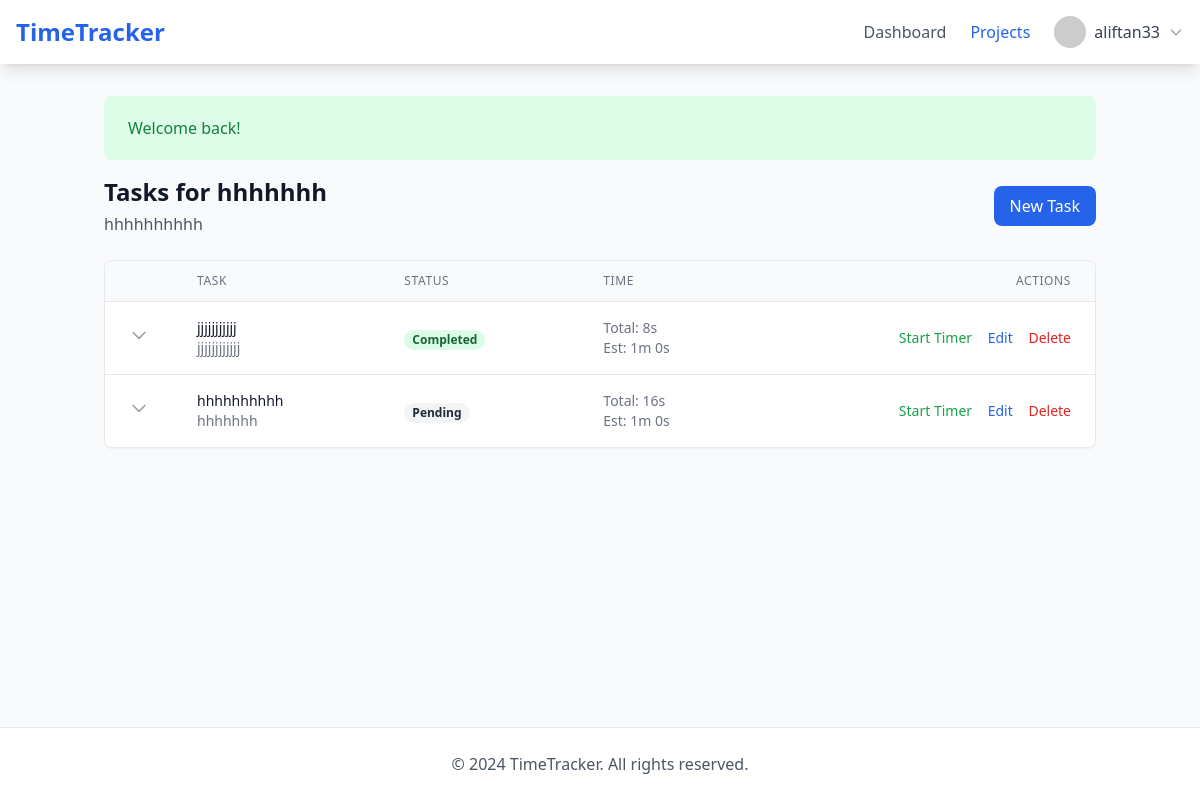
/projects/3/tasks (signed in), run on the app's committed database.
### tables this page shows
CREATE TABLE users (
    id INTEGER PRIMARY KEY AUTOINCREMENT,
    username TEXT NOT NULL UNIQUE,
    email TEXT NOT NULL UNIQUE,
    password TEXT NOT NULL,
    created_at DATETIME DEFAULT CURRENT_TIMESTAMP
);

CREATE TABLE projects (
    id INTEGER PRIMARY KEY AUTOINCREMENT,
    user_id INTEGER,
    name TEXT NOT NULL,
    description TEXT,
    is_active INTEGER DEFAULT 1,
    created_at DATETIME DEFAULT CURRENT_TIMESTAMP,
    FOREIGN KEY (user_id) REFERENCES users(id)
);

CREATE TABLE tasks (
    id INTEGER PRIMARY KEY AUTOINCREMENT,
    project_id INTEGER,
    name TEXT NOT NULL,
    description TEXT,
    estimated_time REAL,
    status TEXT DEFAULT 'pending',
    created_at DATETIME DEFAULT CURRENT_TIMESTAMP,
    FOREIGN KEY (project_id) REFERENCES projects(id)
);

### src/Controllers/BaseController.php (called while the page is built, shortened)
<?php
class BaseController
{
    protected function view($view, $data = [])
    {
        try {
            $viewPath = __DIR__ . '/../../views/' . $view . '.php';
            require $viewPath;
            $layoutPath = __DIR__ . '/../../views/layouts/app.php';
            require $layoutPath;
        } catch (Exception $e) {
            while (ob_get_level() > 0) {
                ob_end_clean();
            }
            echo "Error: " . $e->getMessage();
        }
    }
}

### src/Controllers/TaskController.php (called while the page is built, shortened)
<?php
class TaskController extends BaseController
{
    private $task;
    private $project;
    public function __construct()
    {
        $this->task = new Task();
        $this->project = new Project();
    }
    public function index($projectId)
    {
        $project = $this->project->find($projectId);
        $tasks = $this->task->getProjectTasks($projectId);
        $this->view('tasks/index', [
            'title' => $project['name'] . ' - Tasks',
            'tasks' => $tasks,
            'project' => $project
        ]);
    }
}

### src/Helpers/Database.php (called while the page is built, shortened)
<?php
class Database {
    private static $instance = null;
    private $connection;
    private function __construct() {
        $config = require_once __DIR__ . '/../../config/database.php';
        try {
            $dbDir = dirname($config['path']);
            $this->connection = new SQLite3($config['path']);
            $this->connection->enableExceptions(true);
        } catch(Exception $e) {
            die("Database connection failed: " . $e->getMessage());
        }
    }
    public static function getInstance() {
        if (self::$instance === null) {
            self::$instance = new self();
        }
        return self::$instance;
    }
    public function query($sql) {
        return $this->connection->query($sql);
    }
    public function prepare($sql) {
        return $this->connection->prepare($sql);
    }
    private function initializeSchema() {
        $schema = file_get_contents(__DIR__ . '/../../database/schema.sql');
        $statements = explode(';', $schema);
    }
}

### src/Models/Project.php (called while the page is built, shortened)
<?php
class Project
{
    private $db;
    public function __construct()
    {
        $this->db = Database::getInstance();
    }
    public function find($id)
    {
        $stmt = $this->db->prepare('SELECT * FROM projects WHERE id = :id');
        $stmt->bindValue(':id', $id, SQLITE3_INTEGER);
        $result = $stmt->execute();
        return $result->fetchArray(SQLITE3_ASSOC);
    }
}

### config/database.php (called while the page is built)
<?php
return [
    'path' => __DIR__ . '/../database/timetracker.sqlite'
];

### src/Models/Task.php (called while the page is built, shortened)
<?php
class Task
{
    private $db;
    public function __construct()
    {
        $this->db = Database::getInstance();
    }
    public function getProjectTasks($projectId)
    {
        $stmt = $this->db->prepare('
            SELECT t.*,
                p.name as project_name,
                t.estimated_time,
                COALESCE(SUM((strftime("%s", tm.end_time) - strftime("%s", tm.start_time))), 0) as tracked_seconds
            FROM tasks t
            JOIN projects p ON t.project_id = p.id
            LEFT JOIN timers tm ON t.id = tm.task_id AND tm.end_time IS NOT NULL
            WHERE t.project_id = :project_id
            GROUP BY t.id
            ORDER BY t.created_at DESC
        ');
        $stmt->bindValue(':project_id', $projectId, SQLITE3_INTEGER);
        $result = $stmt->execute();
        $tasks = [];
        while ($row = $result->fetchArray(SQLITE3_ASSOC)) {
            $tasks[] = $row;
        }
        return $tasks;
    }
}

### src/Helpers/TimeFormatter.php (called while the page is built, shortened)
<?php
class TimeFormatter
{
    public static function formatDuration($seconds)
    {
        $seconds = abs($seconds);
        if ($seconds < 60) {
            return $seconds . "s";
        } elseif ($seconds < 3600) {
            $minutes = floor($seconds / 60);
            $secs = $seconds % 60;
            return "{$minutes}m {$secs}s";
        } else {
            $hours = floor($seconds / 3600);
            $minutes = floor(($seconds % 3600) / 60);
            $secs = $seconds % 60;
            return "{$hours}h {$minutes}m {$secs}s";
        }
    }
}

### src/Helpers/Auth.php (called while the page is built, shortened)
<?php
class Auth
{
    public static function check()
    {
        return isset($_SESSION['user_id']);
    }
    public static function user()
    {
        if (self::check()) {
            $user = new User();
            return $user->find($_SESSION['user_id']);
        }
        return null;
    }
}

### src/Helpers/NavigationHelper.php (called while the page is built)
<?php
class NavigationHelper
{
    public static function isActive($path)
    {
        $currentPath = parse_url($_SERVER['REQUEST_URI'], PHP_URL_PATH);
        return strpos($currentPath, $path) !== false ? 'text-blue-600 font-medium' : 'text-gray-600';
    }
}

### src/Models/User.php (called while the page is built, shortened)
<?php
class User
{
    private $db;
    public function __construct()
    {
        $this->db = Database::getInstance();
    }
    public function find($id)
    {
        $stmt = $this->db->prepare('SELECT * FROM users WHERE id = :id');
        $stmt->bindValue(':id', $id, SQLITE3_INTEGER);
        $result = $stmt->execute();
        return $result->fetchArray(SQLITE3_ASSOC);
    }
}

### views/tasks/index.php (the view, shortened to what this page needs)
<div class="space-y-6">
    <div class="flex justify-between items-center">
        <div>
            <h1 class="text-2xl font-bold text-gray-900">
                <?php if (isset($project)): ?>
                    Tasks for <?php echo htmlspecialchars($project['name']); ?>
                <?php else: ?>
                    All Tasks
                <?php endif; ?>
            </h1>
            <?php if (isset($project)): ?>
                <p class="text-gray-600 mt-1"><?php echo htmlspecialchars($project['description']); ?></p>
            <?php endif; ?>
        </div>
        <?php if (isset($project)): ?>
            <a href="/timetracker-php/projects/<?php echo $project['id']; ?>/tasks/create"
                class="bg-blue-600 text-white px-4 py-2 rounded-lg hover:bg-blue-700">
                New Task
            </a>
        <?php endif; ?>
    </div>
    <div class="bg-white rounded-lg shadow-sm border overflow-hidden">
        <?php if (!empty($tasks)): ?>
            <table class="min-w-full divide-y divide-gray-200">
                <thead class="bg-gray-50">
                    <tr>
                        <th class="w-8 px-6 py-3"></th>
                        <th class="px-6 py-3 text-left text-xs font-medium text-gray-500 uppercase tracking-wider">Task</th>
                        <th class="px-6 py-3 text-left text-xs font-medium text-gray-500 uppercase tracking-wider">Status</th>
                        <th class="px-6 py-3 text-left text-xs font-medium text-gray-500 uppercase tracking-wider">Time</th>
                        <th class="px-6 py-3 text-right text-xs font-medium text-gray-500 uppercase tracking-wider">Actions</th>
                    </tr>
                </thead>
                <tbody class="bg-white divide-y divide-gray-200">
                    <?php foreach ($tasks as $task): ?>
                        <tr class="hover:bg-gray-50 transition-colors">
                            <td class="px-6 py-4">
                                <button onclick="toggleTimerHistory(<?php echo $task['id']; ?>)"
                                    class="text-gray-400 hover:text-gray-600">
                                    <svg class="w-5 h-5 transform transition-transform duration-200"
                                        id="expand-icon-<?php echo $task['id']; ?>"
                                        fill="none"
                                        stroke="currentColor"
                                        viewBox="0 0 24 24">
                                        <path stroke-linecap="round"
                                            stroke-linejoin="round"
                                            stroke-width="2"
                                            d="M19 9l-7 7-7-7" />
                                    </svg>
                                </button>
                            </td>
                            <td class="px-6 py-4">
                                <div class="text-sm font-medium text-gray-900">
                                    <?php echo htmlspecialchars($task['name']); ?>
                                </div>
                                <?php if (!empty($task['description'])): ?>
                                    <div class="text-sm text-gray-500">
                                        <?php echo htmlspecialchars($task['description']); ?>
                                    </div>
                                <?php endif; ?>
                            </td>
                            <td class="px-6 py-4">
                                <span class="px-2 inline-flex text-xs leading-5 font-semibold rounded-full
                                    <?php echo match ($task['status']) {
                                        'completed' => 'bg-green-100 text-green-800',
                                        'in_progress' => 'bg-blue-100 text-blue-800',
                                        default => 'bg-gray-100 text-gray-800'
                                    }; ?>">
                                    <?php echo ucfirst(str_replace('_', ' ', $task['status'])); ?>
                                </span>
                            </td>
                            <td class="px-6 py-4 text-sm text-gray-500">
                                <div class="flex flex-col">
                                    <span>Total: <?php echo TimeFormatter::formatDuration($task['tracked_seconds']); ?></span>
                                    <span>Est: <?php echo TimeFormatter::formatDuration($task['estimated_time'] * 60); ?></span>
                                </div>
                            </td>
                            <td class="px-6 py-4 text-right text-sm font-medium space-x-3">
                                <a href="#"
                                    onclick="startTimer(<?php echo $task['id']; ?>); return false;"
                                    class="text-green-600 hover:text-green-900">
                                    Start Timer
                                </a>
                                <a href="/timetracker-php/projects/<?php echo $project['id']; ?>/tasks/<?php echo $task['id']; ?>/edit"
                                    class="text-blue-600 hover:text-blue-800">
                                    Edit
                                </a>
                                <button onclick="deleteTask(<?php echo $task['id']; ?>)"
                                    class="text-red-600 hover:text-red-800">
                                    Delete
                                </button>
                            </td>
                        </tr>
                    <?php endforeach; ?>
                </tbody>
            </table>
        <?php endif; ?>
    </div>
</div>

### views/components/header.php (shortened to what this page needs)
<nav class="bg-white shadow-lg">
    <div class="mx-auto px-4">
        <div class="flex justify-between items-center h-16">
            <a href="/timetracker-php" class="text-2xl font-bold text-blue-600">
                TimeTracker
            </a>
            <div class="flex items-center space-x-6">
                <?php if (Auth::check()): ?>
                    <a href="/timetracker-php/dashboard"
                        class="<?php echo NavigationHelper::isActive('/dashboard'); ?> hover:text-blue-600 transition-colors relative group">
                        Dashboard
                    </a>
                    <a href="/timetracker-php/projects"
                        class="<?php echo NavigationHelper::isActive('/projects'); ?> hover:text-blue-600 transition-colors relative group">
                        Projects
                    </a>
                    <div class="relative" x-data="{ open: false }">
                        <button @click="open = !open"
                            @click.away="open = false"
                            class="flex items-center space-x-2 focus:outline-none">
                            <img src="<?php echo htmlspecialchars(Auth::user()['avatar'] ?? 'https://ui-avatars.com/api/?name=' . urlencode(Auth::user()['username'])); ?>"
                                alt="Profile"
                                class="w-8 h-8 rounded-full">
                            <span class="text-gray-700"><?php echo htmlspecialchars(Auth::user()['username']); ?></span>
                            <svg class="w-4 h-4 text-gray-400 transition-transform duration-200"
                                :class="{'rotate-180': open}"
                                fill="none"
                                stroke="currentColor"
                                viewBox="0 0 24 24">
                                <path stroke-linecap="round" stroke-linejoin="round" stroke-width="2" d="M19 9l-7 7-7-7"></path>
                            </svg>
                        </button>
                    </div>
                <?php endif; ?>
            </div>
        </div>
    </div>
</nav>

### views/components/header.php (style rules this page uses)
.transform { --tw-translate-x: 0; --tw-translate-y: 0; --tw-rotate: 0; --tw-skew-x: 0; --tw-skew-y: 0; --tw-scale-x: 1; --tw-scale-y: 1; transform: translateX(var(--tw-translate-x)) translateY(var(--tw-translate-y)) rotate(var(--tw-rotate)) skewX(var(--tw-skew-x)) skewY(var(--tw-skew-y)) scaleX(var(--tw-scale-x)) scaleY(var(--tw-scale-y)); }

### data on the page
users: username "aliftan33"
projects: name "hhhhhhh", description "hhhhhhhhhh"
tasks: name "jjjjjjjjjjj", description "jjjjjjjjjjjj", status "Completed", id "8s", TimeFormatter::formatDuration($task['estimated_time']*60) "1m 0s"
tasks: name "hhhhhhhhhh", description "hhhhhhh", status "Pending", tracked_seconds "16s", TimeFormatter::formatDuration($task['estimated_time']*60) "1m 0s"

### other printed values
$success "Welcome back!"
